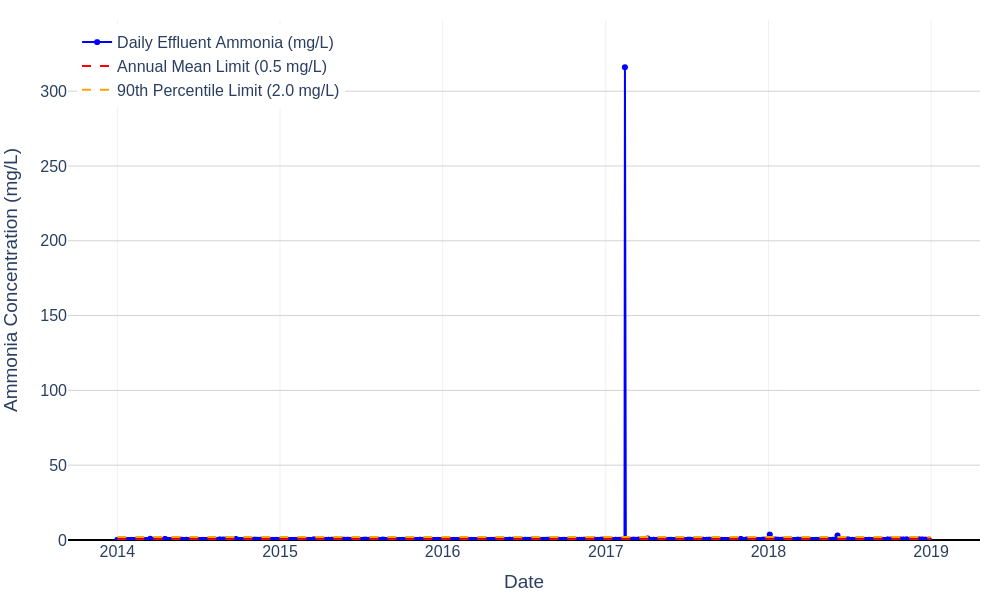

Here is the Python script that generated this plot:
# filename: daily_effluent_ammonia_2014_2018.py
import pandas as pd
import plotly.graph_objects as go

# Load the ETP Effluent Quality data
file_excel = "MWC_ETP_Data.xlsx"
df_effluent = pd.read_excel(file_excel, sheet_name="ETP Effluent Quality")

# Ensure Date is datetime and sort
df_effluent['Date'] = pd.to_datetime(df_effluent['Date'])
df_effluent = df_effluent.sort_values('Date')

# Filter data for 2014-01-01 to 2018-12-31
start_date = pd.Timestamp("2014-01-01")
end_date = pd.Timestamp("2018-12-31")
df_effluent = df_effluent[(df_effluent['Date'] >= start_date) & (df_effluent['Date'] <= end_date)]

# Discharge limits
annual_mean_limit = 0.5  # mg/L
percentile_90_limit = 2.0  # mg/L

# Create line chart with markers for Daily Effluent Ammonia
fig = go.Figure()

fig.add_trace(go.Scatter(
    x=df_effluent['Date'],
    y=df_effluent['Ammonia (mg/L)'],
    mode='lines+markers',
    name='Daily Effluent Ammonia (mg/L)',
    line=dict(color='blue'),
    marker=dict(size=6)
))

# Add horizontal line for annual mean discharge limit
fig.add_trace(go.Scatter(
    x=[df_effluent['Date'].min(), df_effluent['Date'].max()],
    y=[annual_mean_limit, annual_mean_limit],
    mode='lines',
    name='Annual Mean Limit (0.5 mg/L)',
    line=dict(color='red', dash='dash')
))

# Add horizontal line for 90th percentile discharge limit
fig.add_trace(go.Scatter(
    x=[df_effluent['Date'].min(), df_effluent['Date'].max()],
    y=[percentile_90_limit, percentile_90_limit],
    mode='lines',
    name='90th Percentile Limit (2.0 mg/L)',
    line=dict(color='orange', dash='dash')
))

# Layout update
fig.update_layout(
    yaxis=dict(
        title='Ammonia Concentration (mg/L)',
        range=[0, max(df_effluent['Ammonia (mg/L)'].max()*1.1, percentile_90_limit*1.1)],
        gridcolor='lightgrey',
        zeroline=True,
        zerolinecolor='black'
    ),
    xaxis=dict(title='Date'),
    template='plotly_white',
    font=dict(size=16),
    legend=dict(x=0.01, y=0.99),
    margin=dict(l=60, r=20, t=20, b=60),
)

# Save files
html_file = "daily_effluent_ammonia_2014_2018.html"
png_file = "daily_effluent_ammonia_2014_2018.png"
csv_file = "daily_effluent_ammonia_2014_2018_data.csv"

fig.write_html(html_file, include_plotlyjs='cdn')
fig.write_image(png_file, width=1000, height=600)
df_effluent[['Date', 'Ammonia (mg/L)']].to_csv(csv_file, index=False)

print(html_file)
print(png_file)
print(csv_file)
